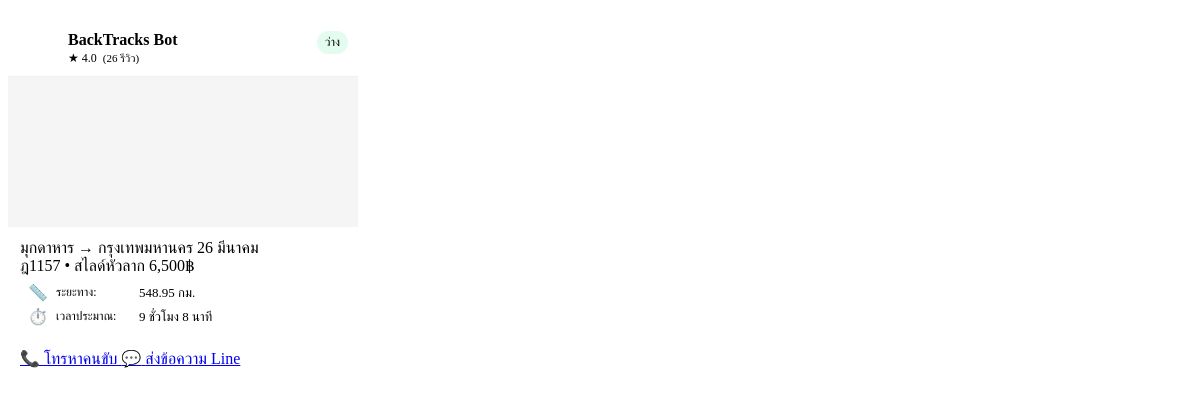
/truck/1, run on the app's committed database.
### app.py (models this page shows)
class User(UserMixin, db.Model):
    id = db.Column(db.Integer, primary_key=True)
    email = db.Column(db.String(120), unique=True, nullable=False)
    phone = db.Column(db.String(10), unique=True, nullable=False)
    password = db.Column(db.String(120), nullable=False)
    name = db.Column(db.String(120), nullable=True)
    is_admin = db.Column(db.Boolean, default=False)
    trucks = db.relationship('Truck', backref='user', lazy=True)
    created_at = db.Column(db.DateTime, default=datetime.now)

class Truck(db.Model):
    id = db.Column(db.Integer, primary_key=True)
    user_id = db.Column(db.Integer, db.ForeignKey('user.id'), nullable=False)
    plate = db.Column(db.String(10), nullable=False)
    truck_type = db.Column(db.String(20), default="สไลด์หัวลาก", nullable=False)
    start = db.Column(db.String(50), nullable=False)
    dest = db.Column(db.String(50), nullable=False)
    return_date = db.Column(db.String(20), nullable=False)
    price = db.Column(db.Integer, nullable=False)
    lat = db.Column(db.Float, nullable=False)
    lon = db.Column(db.Float, nullable=False)
    is_confirmed = db.Column(db.Boolean, default=False)
    is_expired = db.Column(db.Boolean, default=False)
    created_at = db.Column(db.DateTime, default=datetime.now)
    updated_at = db.Column(db.DateTime, default=datetime.now, onupdate=datetime.now)
    review_count = db.Column(db.Integer, default=0)
    rating = db.Column(db.Float, default=0)

### app.py (the view)
@app.route("/truck/<int:truck_id>")
def truck_detail(truck_id):
    truck = Truck.query.get_or_404(truck_id)
    if truck.start in provinces:
        start_lat, start_lon = provinces[truck.start]
    else:
        start_lat, start_lon = provinces["กรุงเทพมหานคร"]
    if truck.dest in provinces:
        dest_lat, dest_lon = provinces[truck.dest]
    else:
        dest_lat, dest_lon = provinces["กรุงเทพมหานคร"]
    distance = calculate_distance(start_lat, start_lon, dest_lat, dest_lon)
    travel_time_hours = distance / 60
    hours = int(travel_time_hours)
    minutes = int((travel_time_hours - hours) * 60)
    return render_template(
        "truck_detail.html",
        truck=truck,
        distance=round(distance, 2),
        travel_time=f"{hours} ชั่วโมง {minutes} นาที",
        provinces=provinces
    )

### app.py (called while the page is built)
def calculate_distance(lat1, lon1, lat2, lon2):
    R = 6371
    dlat = math.radians(lat2 - lat1)
    dlon = math.radians(lon2 - lon1)
    a = math.sin(dlat/2)**2 + math.cos(math.radians(lat1)) * math.cos(math.radians(lat2)) * math.sin(dlon/2)**2
    c = 2 * math.atan2(math.sqrt(a), math.sqrt(1-a))
    return R * c

def format_thai_date(date_str):
    thai_months = {
        1: "มกราคม", 2: "กุมภาพันธ์", 3: "มีนาคม", 4: "เมษายน", 5: "พฤษภาคม", 6: "มิถุนายน",
        7: "กรกฎาคม", 8: "สิงหาคม", 9: "กันยายน", 10: "ตุลาคม", 11: "พฤศจิกายน", 12: "ธันวาคม"
    }
    date_obj = datetime.strptime(date_str, "%Y-%m-%d")
    return f"{date_obj.day} {thai_months[date_obj.month]}"

@app.template_filter('thai_date')
def thai_date_filter(date_str):
    return format_thai_date(date_str)

@app.context_processor
def utility_processor():
    return {
        'is_bangkok_area': is_bangkok_area
    }

### templates/truck_detail.html (shortened to what this page needs)
<div class="modal fade truck-detail-modal" id="truckDetailModal" tabindex="-1" aria-hidden="true">
    <div class="modal-dialog modal-dialog-centered modal-sm">
        <div class="modal-content">
            <div class="truck-detail-header">
                <div class="truck-owner">
                    <div class="owner-avatar">
                        <span>{{ truck.user.name[0]|upper }}</span>
                    </div>
                    <div class="owner-info">
                        <h2>{{ truck.user.name }}</h2>
                        <div class="rating">
                            ★ {{ truck.rating }}
                            <span class="review-count">({{ truck.review_count }} รีวิว)</span>
                        </div>
                    </div>
                </div>
                <div class="truck-status {% if truck.is_confirmed %}confirmed{% elif truck.is_expired %}expired{% else %}available{% endif %}">
                    {% if truck.is_confirmed %}
                        <span>จองแล้ว</span>
                    {% elif truck.is_expired %}
                        <span>หมดเวลา</span>
                    {% else %}
                        <span>ว่าง</span>
                    {% endif %}
                </div>
            </div>
            <div class="truck-map">
                <div id="map"></div>
            </div>
            <div class="truck-content">
                <div class="route-info p-2 mb-2 bg-light rounded">
                    <div class="d-flex justify-content-between mb-1">
                        <span class="fw-bold">{{ truck.start }} → {{ truck.dest }}</span>
                        <span class="text-primary">{{ truck.return_date|thai_date }}</span>
                    </div>
                    <div class="d-flex justify-content-between text-muted small">
                        <span>{{ truck.plate }} • {{ truck.truck_type }}</span>
                        <span class="fw-bold text-success">{{ "{:,}".format(truck.price) }}฿</span>
                    </div>
                </div>
                <div class="route-stats">
                    <div class="stat-row">
                        <div class="stat-icon">📏</div>
                        <div class="stat-label">ระยะทาง:</div>
                        <div class="stat-value">{{ distance }} กม.</div>
                    </div>
                    <div class="stat-row">
                        <div class="stat-icon">⏱️</div>
                        <div class="stat-label">เวลาประมาณ:</div>
                        <div class="stat-value">{{ travel_time }}</div>
                    </div>
                </div>
                {% if truck.user_id != current_user.id %}
                <div class="truck-actions mt-3">
                    <a href="tel:{{ truck.user.phone }}" class="btn btn-primary btn-sm w-100 mb-2">
                        <span>📞</span> โทรหาคนขับ
                    </a>
                    <a href="https://line.me/ti/p/~{{ truck.user.phone }}" class="btn btn-outline btn-sm w-100">
                        <span>💬</span> ส่งข้อความ Line
                    </a>
                </div>
                {% endif %}
            </div>
        </div>
    </div>
</div>

### templates/truck_detail.html (style rules this page uses)
.modal-sm { max-width: 350px; }
.truck-detail-header { padding: 10px; display: flex; justify-content: space-between; align-items: center; border-bottom: 1px solid #f0f0f0; }
.truck-owner { display: flex; align-items: center; }
.owner-avatar { width: 40px; height: 40px; border-radius: 50%; background-color: var(--primary-color); color: white; display: flex; align-items: center; justify-content: center; font-size: 18px; margin-right: 10px; flex-shrink: 0; }
.owner-info h2 { font-size: 16px; margin-bottom: 2px; font-weight: 600; }
.rating { color: var(--warning-color); font-size: 12px; }
.review-count { color: var(--text-light); font-size: 11px; margin-left: 3px; }
.truck-status { padding: 4px 8px; border-radius: 15px; font-size: 12px; font-weight: 500; flex-shrink: 0; }
.truck-status.available { background-color: #E3FCEF; color: var(--success-color); }
.truck-map { height: 150px; background-color: #f5f5f5; }
#map { height: 100%; }
.truck-content { padding: 12px; }
.route-stats { background-color: var(--bg-light); border-radius: var(--rounded-sm); padding: 8px; margin-bottom: 10px; }
.stat-row { display: flex; align-items: center; margin-bottom: 5px; }
.stat-icon { margin-right: 8px; font-size: 16px; flex-shrink: 0; }
.stat-label { font-size: 12px; color: var(--text-light); margin-right: 8px; width: 75px; }
.stat-value { font-size: 13px; font-weight: 500; color: var(--text-dark); }

### data on the page
User: user.name "BackTracks Bot"
Truck: rating "4.0", review_count "26", start "มุกดาหาร", dest "กรุงเทพมหานคร", return_date|thai_date "26 มีนาคม", plate "ฎ1157", truck_type "สไลด์หัวลาก", price "6,500"

### other printed values
{{ distance }} "548.95"
{{ travel_time }} "9 ชั่วโมง 8 นาที"
